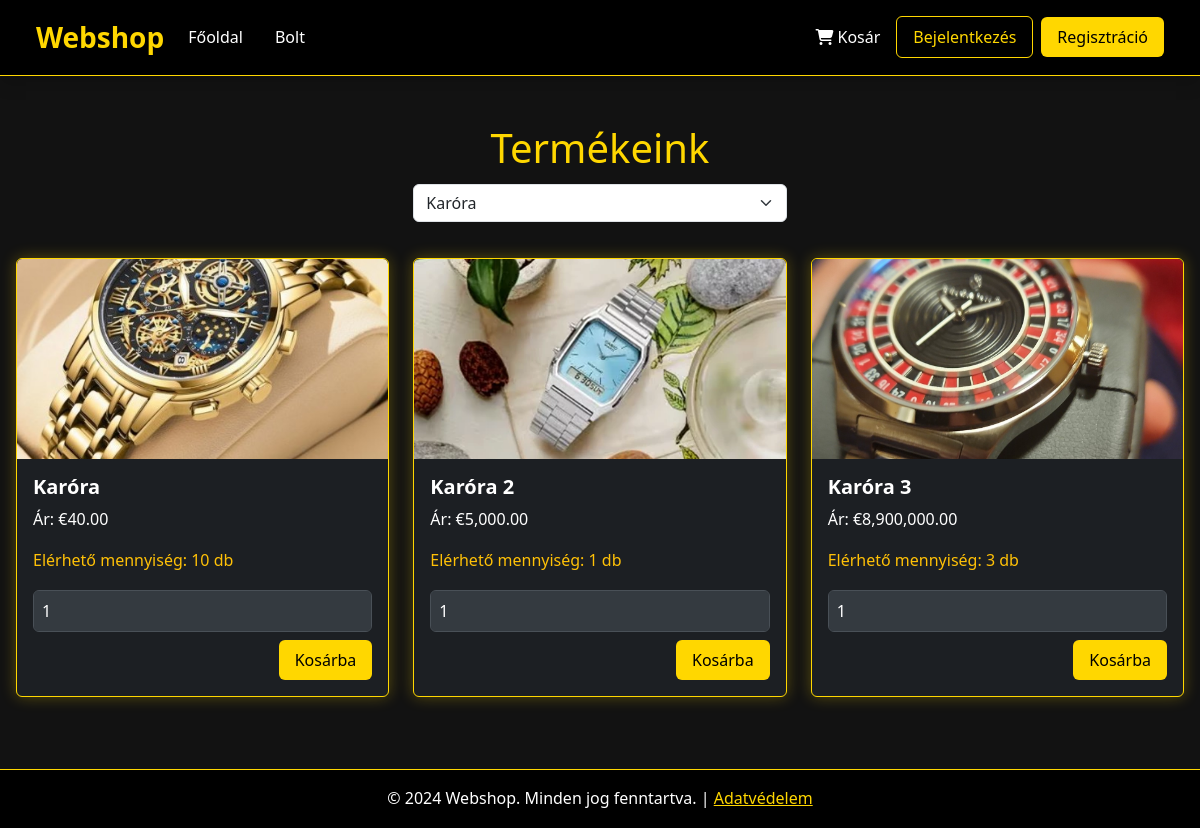
The page /front/shop.php?category_id=3 on the database its author committed.
### tables this page shows
CREATE TABLE `product` (
  `id` int(11) UNSIGNED NOT NULL,
  `name` varchar(255) DEFAULT NULL,
  `price` decimal(10,2) DEFAULT NULL,
  `quantity` int(11) NOT NULL,
  `category_id` int(11) DEFAULT NULL,
  `img_path` varchar(255) DEFAULT NULL,
  `description` text
);

### backend/manage_shop.php (called while the page is built, shortened)
<?php
require_once '../backend/modell/webshop.php';
$category_id = isset($_GET['category_id']) && $_GET['category_id'] !== ''
    ? intval($_GET['category_id'])
    : null;
if ($category_id) {
    $stmt = $pdo->prepare("
        SELECT p.*, c.name AS category_name
        FROM product p
        LEFT JOIN categories c ON p.category_id = c.id
        WHERE p.category_id = :category_id
    ");
    $stmt->execute(['category_id' => $category_id]);
} else {
    $stmt = $pdo->query("
        SELECT p.*, c.name AS category_name
        FROM product p
        LEFT JOIN categories c ON p.category_id = c.id
    ");
}
$products = $stmt->fetchAll(PDO::FETCH_ASSOC);
?>

### front/shop.php (the view, shortened to what this page needs)
<?php
include_once "../backend/manage_shop.php";
require_once "../backend/modell/webshop.php";
?>
<!DOCTYPE html>
<html lang="hu">
<head>
    <link href="https://cdn.jsdelivr.net/npm/bootstrap@5.3.0-alpha3/dist/css/bootstrap.min.css" rel="stylesheet">
    <link href="https://cdnjs.cloudflare.com/ajax/libs/bootstrap-icons/1.10.5/font/bootstrap-icons.min.css" rel="stylesheet">
    <link rel="stylesheet" href="shop.css">
    <link rel="stylesheet" href="index.css">
</head>
<body style="background-color: #121212; color: #fff;">
<nav class="navbar navbar-expand-lg navbar-dark bg-black border-bottom border-gold shadow">
    <div class="container">
        <a class="navbar-brand text-gold" href="../front/index.php">Webshop</a>
        <div class="collapse navbar-collapse" id="navbarNav">
            <ul class="navbar-nav me-auto">
                <li class="nav-item"><a class="nav-link" href="../front/index.php">Főoldal</a></li>
                <li class="nav-item"><a class="nav-link" href="../front/shop.php">Bolt</a></li>
            </ul>
            <div class="d-flex align-items-center">
                <a href="../front/cart.php" class="d-flex align-items-center me-3 text-decoration-none text-gold">
                    <i class="fas fa-shopping-cart text-white me-1"></i>
                    <span class="text-white">Kosár</span>
                </a>
                <?php if (isset($_SESSION['user_id'])): ?>
                    <a href="../backend/logout.php" class="btn btn-outline-gold me-2">Kijelentkezés</a>
                <?php else: ?>
                    <a href="../front/logIn.php" class="btn btn-outline-gold me-2">Bejelentkezés</a>
                    <a href="../front/register.php" class="btn btn-gold">Regisztráció</a>
                <?php endif; ?>
            </div>
        </div>
    </div>
</nav>
<section class="py-5">
    <div class="container">
        <h1 class="text-center mb-4 text-gold">Termékeink</h1>
        <div class="row">
            <form method="GET" class="mb-4">
                <div class="row">
                    <div class="col-md-4 mx-auto">
                        <select name="category_id" class="form-select" onchange="this.form.submit()">
                            <?php
                            $stmt = $pdo->query("SELECT id, name FROM categories");
                            $categories = $stmt->fetchAll(PDO::FETCH_ASSOC);
                            foreach ($categories as $category):
                                $selected = (isset($_GET['category_id']) && $_GET['category_id'] == $category['id']) ? 'selected' : '';
                            ?>
                                <option value="<?= $category['id'] ?>" <?= $selected ?>>
                                    <?= htmlspecialchars($category['name']) ?>
                                </option>
                            <?php endforeach; ?>
                        </select>
                    </div>
                </div>
            </form>
            <?php foreach ($products as $product): ?>
                <div class="col-md-4 mb-4">
                    <div class="card">
                        <img src="<?= htmlspecialchars($product['img_path']) ?>" class="card-img-top" alt="<?= htmlspecialchars($product['name']) ?>">
                        <div class="card-body">
                            <h5 class="card-title"><?= htmlspecialchars($product['name']) ?></h5>
                            <p class="card-text">Ár: €<?= number_format($product['price'], 2) ?></p>
                            <?php if ($product['quantity'] > 0): ?>
                                <p class="text-warning">Elérhető mennyiség: <?= $product['quantity'] ?> db</p>
                                <form method="POST" action="">
                                    <input type="number" name="quantity" value="1" min="1" max="<?= $product['quantity'] ?>" class="form-control mb-2">
                                    <button type="submit" name="add_to_cart" class="btn btn-gold">Kosárba</button>
                                </form>
                            <?php else: ?>
                                <p class="text-danger">Jelenleg nem elérhető</p>
                            <?php endif; ?>
                        </div>
                    </div>
                </div>
            <?php endforeach; ?>
        </div>
    </div>
</section>
<footer class="py-3 bg-black text-center border-top border-gold">
    <p class="mb-0">&copy; 2024 Webshop. Minden jog fenntartva. | <a href="#" class="text-gold">Adatvédelem</a></p>
</footer>
</body>
</html>

### front/shop.css (style rules this page uses)
:root { --gold: #ffd700; --gold-dark: #e6c200; --black: #000; --white: #fff; --gray-dark: #343a40; --gray-border: #495057; --red: #dc3545; --transition: 0.2s ease-in-out; --radius: 0.375rem; }
body { font-family: 'Segoe UI', Tahoma, Geneva, Verdana, sans-serif; background-color: var(--black); color: var(--white); margin: 0; padding: 0; }
.navbar { padding: 10px 20px; }
.navbar-brand { color: var(--gold) !important; font-size: 1.75em; font-weight: bold; text-decoration: none; transition: color var(--transition); }
.navbar-nav { list-style: none; display: flex; gap: 1rem; margin-left: 0; float: left; }
.navbar-nav li { margin: 0; padding: 0; }
.navbar-nav .nav-link { color: var(--white); text-decoration: none; transition: color var(--transition); }
.btn { display: inline-block; font-weight: 500; color: var(--white); background: transparent; border: 1px solid var(--gold); padding: 0.5rem 1rem; font-size: 1rem; border-radius: var(--radius); cursor: pointer; transition: all var(--transition); }
.btn-gold { background-color: var(--gold); color: var(--black); float: right; }
.btn-outline-gold { color: var(--gold); }
.form-control { width: 100%; padding: 0.5rem; background-color: var(--gray-dark); border: 1px solid var(--gray-border); border-radius: var(--radius); color: var(--white); transition: border-color var(--transition), box-shadow var(--transition); }
.card { background-color: #1c1f23; border: 1px solid var(--gold); border-radius: var(--radius); overflow: hidden; display: flex; flex-direction: column; color: var(--white); box-shadow: 0 0 15px rgba(255, 215, 0, 0.3); transition: transform var(--transition), box-shadow var(--transition); }
.card-img-top { width: 100%; height: 200px; object-fit: cover; }
.card-body { padding: 1rem; flex-grow: 1; display: flex; flex-direction: column; }
.card-title { margin-bottom: 0.5rem; font-weight: 600; }
.card-text { flex-grow: 1; margin-bottom: 1rem; }
.text-gold { color: var(--gold) !important; }
.text-white { color: var(--white) !important; }
.text-center { text-align: center !important; }
.bg-black { background-color: var(--black) !important; }
.border-gold { border-color: var(--gold) !important; }
.me-auto { margin-right: auto !important; }
.mb-0 { margin-bottom: 0 !important; }
.mb-2 { margin-bottom: 0.5rem !important; }
.mb-4 { margin-bottom: 1.5rem !important; }
.py-3 { padding-top: 1rem !important; padding-bottom: 1rem !important; }
.py-5 { padding-top: 3rem !important; padding-bottom: 3rem !important; }
.container { max-width: 1200px; margin: 0 auto; padding: 0 1rem; }
.row { display: flex; flex-wrap: wrap; margin: -0.75rem; }
.col-md-4 { flex: 0 0 33.3333%; padding: 0.75rem; }
a { color: var(--gold); text-decoration: underline; transition: color var(--transition); }

### front/index.css (style rules this page uses)
:root { --gold: #ffd700; --gold-dark: #e6c200; --black: #000; --white: #fff; --gray-dark: #343a40; --red: #dc3545; --transition: 0.2s ease-in-out; --radius: 0.375rem; }
body { font-family: 'Segoe UI', Tahoma, Geneva, Verdana, sans-serif; background-color: var(--black); color: var(--white); margin: 0; padding: 0; line-height: 1.6; }
.container { max-width: 1200px; margin: 0 auto; padding: 0 1rem; }
.navbar-brand { color: var(--gold) !important; font-size: 1.75em; font-weight: bold; text-decoration: none; transition: color var(--transition); }
.navbar-nav .nav-link { color: var(--white); transition: color var(--transition); }
.btn-outline-gold { color: var(--gold) !important; border-color: var(--gold) !important; transition: background-color var(--transition), color var(--transition); }
.btn-gold { background-color: var(--gold) !important; color: var(--black) !important; border: none !important; transition: background-color var(--transition); }
html, body { height: 100%; }
body { display: flex; flex-direction: column; }

### rows shown on the page
product: img_path (picture), name "Karóra", price "40.00", quantity "10"
product: img_path (picture), name "Karóra 2", price "5,000.00", quantity "1"
product: img_path (picture), name "Karóra 3", price "8,900,000.00", quantity "3"

### other values the page prints
form field category_id "Karóra"
